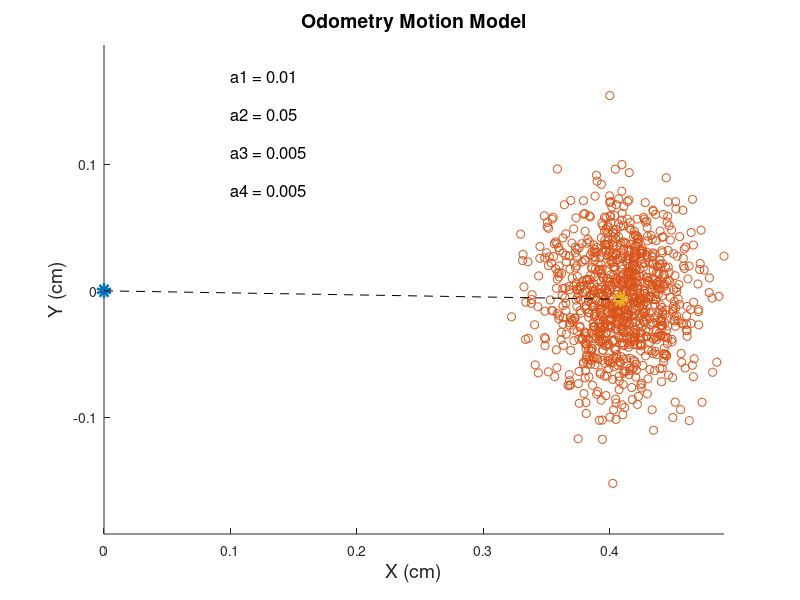

Recreate this plot in MATLAB.
clc, clear, close all

n = 1000;

x0 = [0,0,0];
x(1,:) = [-84.751747 -178.306763 -1.292131];
x(2,:) = [-83.688889 -182.257324 -1.280818];
x1 = x0 + (x(2,:)-x(1,:));
x1(1:2) = x1(1:2)/10;
p = zeros(n,3);

a1 = 0.01;
a2 = 0.05;
a3 = 0.005;
a4 = 0.005;

dx = (x(2,1) - x(1,1))/10;
dy = (x(2,2) - x(1,2))/10;
dth = x(2,3) - x(1,3);

r1 = atan2(dy,dx) - x(1,3);
tr = sqrt(dx*dx + dy*dy);
r2 = dth - r1;

for i = 1:n
    r1h = r1 - normrnd(0,sqrt(a1*r1^2 + a2*tr^2));
    trh = tr - normrnd(0,sqrt(a3*tr^2 + a4*r1^2 + a4*r2^2));
    r2h = r2 - normrnd(0,sqrt(a1*r1^2 + a2*tr^2));
    
    p(i,1) = x0(1,1) + trh*cos(x0(1,3) + r1h);
    p(i,2) = x0(1,2) + trh*sin(x0(1,3) + r1h);
    p(i,3) = x0(1,3) + r1h + r2h;
end

figure
scatter(x0(1,1),x0(1,2),'b*','LineWidth',5)
hold on
scatter(p(:,1),p(:,2),'k.')
scatter(mean(p(:,1)),mean(p(:,2)),'r*','LineWidth',5)
line([0 mean(p(:,1))],[0 mean(p(:,2))],'LineStyle','--','Color','k')
axis equal
title('Odometry Motion Model','FontSize',14)
xlabel('X (cm)','FontSize',14)
ylabel('Y (cm)','FontSize',14)
text(0.1,0.17,['a1 = ',num2str(a1)],'FontSize',12)
text(0.1,0.14,['a2 = ',num2str(a2)],'FontSize',12)
text(0.1,0.11,['a3 = ',num2str(a3)],'FontSize',12)
text(0.1,0.08,['a4 = ',num2str(a4)],'FontSize',12)
saveas('odom_model.png')
function s = sample(d)
    s = 0;
    for i = 1:12
        s = s + 2*d*rand - d;
    end
    s = s/12;
end